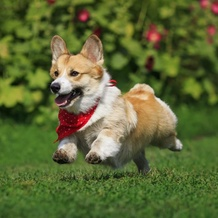
#> input picture corgi.jpg, 218 x 218 px, shrunk from 640 x 640 before the run
$ python img_test.py
#> lines starting #> are read from the running program, lines starting #| are printed output that depends on the picture
# import pandas as p
import numpy as np
# from PIL import Image
# from PIL import ImageFilter
# from pathlib import Path
import math
# from matplotlib import pyplot as plt
import cv2 as cv

try:
    corgi  = cv.imread("corgi.jpg")
#> corgi is the input picture: shape (218, 218, 3); mean B, G, R 53.9, 103.8, 92.7
except IOError:
    pass

try:
    goldi  = cv.imread("test_pic.jpg",1)
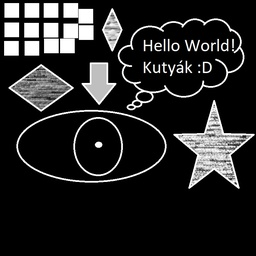
#> input picture test_pic.jpg, 256 x 256 px, shrunk from 750 x 750 before the run
#> goldi is the input picture: shape (256, 256, 3); mean B, G, R 36, 36, 36
except IOError:
    pass


def rgb2gray(img):
    height = img.shape[0]
    width = img.shape[1]
    Y = np.zeros((height,width), np.uint8)
    print(Y.shape)

    for i in range(height):
        for j in range(width):
            Y[i,j] = 0.2989 * img[i,j][0] + 0.5870 * img[i,j][1] + 0.1140 * img[i,j][2]
    return Y

def convolution(kernel, img, i, j):
    h = img.shape[0]-1
    w = img.shape[1]-1
    kh = kernel.shape[0]
    kw = kernel.shape[1]
    result = 0

    for k in range(kh):
        for l in range(kw):
            if ( (i+k-1)>0 and (j+l-1)>0 and (i+k-1)<h and (j+l-1)<w ):
                result += (img[i+k-1,j+l-1] * kernel[k, l])
    result = math.fabs(result)
    return result if (result < 255) else 255

def sobel(img):
    height = img.shape[0]
    width = img.shape[1]

    blur_kernel = 0.1 * np.array([[1, 1, 1],
                                  [1, 2, 1],
                                  [1, 1, 1]])
    kernel_x = np.array([[-1, 0, 1],
                        [-2, 0, 2],
                        [-1, 0, 1]])
    kernel_y = -kernel_x.transpose()

    gb =  np.zeros((height,width,3), np.uint8)
    new_image = np.zeros((height,width,3), np.uint8)

    gray = rgb2gray(img)

    for i in range(height):
        for j in range(width):
            gb[i,j] = convolution(blur_kernel, gray, i, j)

    for i in range(height):
        for j in range(width):
            new_image[i,j] = 0.5 * convolution(kernel_x, gray, i, j) + 0.5 * convolution(kernel_y, gray, i, j)

    return new_image

def sobel_net(img):

    window_name = ('Sobel Demo - Simple Edge Detector')
    scale = 1
    delta = 0
    ddepth = cv.CV_16S

    src = img.copy()
    # Check if image is loaded fine

    src = cv.GaussianBlur(src, (3, 3), 0)

    gray = cv.cvtColor(src, cv.COLOR_BGR2GRAY)

    grad_x = cv.Sobel(gray, ddepth, 1, 0, ksize=3, scale=scale, delta=delta, borderType=cv.BORDER_DEFAULT)
    grad_y = cv.Sobel(gray, ddepth, 0, 1, ksize=3, scale=scale, delta=delta, borderType=cv.BORDER_DEFAULT)

    abs_grad_x = cv.convertScaleAbs(grad_x)
    abs_grad_y = cv.convertScaleAbs(grad_y)

    grad = cv.addWeighted(abs_grad_x, 0.5, abs_grad_y, 0.5, 0)
    return grad

cv.imshow('startpick', goldi)
cv.imshow('my_sobel', sobel(goldi))
#| (256, 256)
#> after the loop in sobel, `for i in range(height):`:
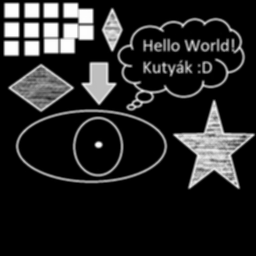
#> gb: shape (256, 256, 3); min 0, max 254, mean 35.5
#> after the loop in sobel, `for i in range(height):`:
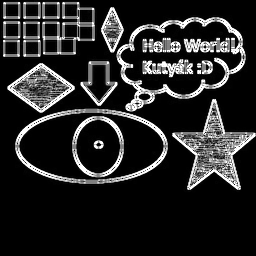
#> new_image: shape (256, 256, 3); min 0, max 255, mean 38.3
cv.imshow('net_sobel', sobel_net(goldi))
#> in sobel_net, `grad_y = cv.Sobel(gray, ddepth, 0, 1, ksize=3, scale=scale, delta=delt..`:
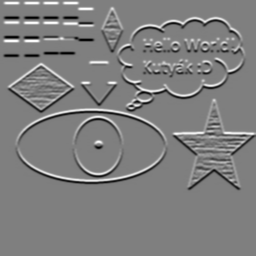
#> grad_y: shape (256, 256) int16; min -760, max 764, mean 0; drawn with min black and max white
#> in sobel_net, `abs_grad_x = cv.convertScaleAbs(grad_x)`:
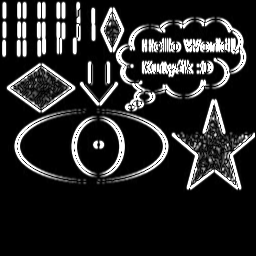
#> abs_grad_x: shape (256, 256); min 0, max 255, mean 37.6
#> in sobel_net, `abs_grad_y = cv.convertScaleAbs(grad_y)`:
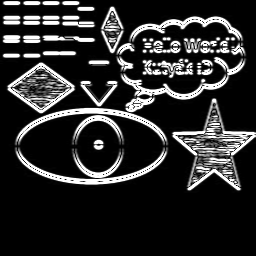
#> abs_grad_y: shape (256, 256); min 0, max 255, mean 43
#> in sobel_net, `grad = cv.addWeighted(abs_grad_x, 0.5, abs_grad_y, 0.5, 0)`:
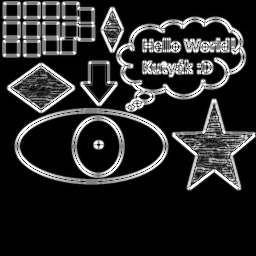
#> grad: shape (256, 256); min 0, max 255, mean 40.3


cv.waitKey(0)
